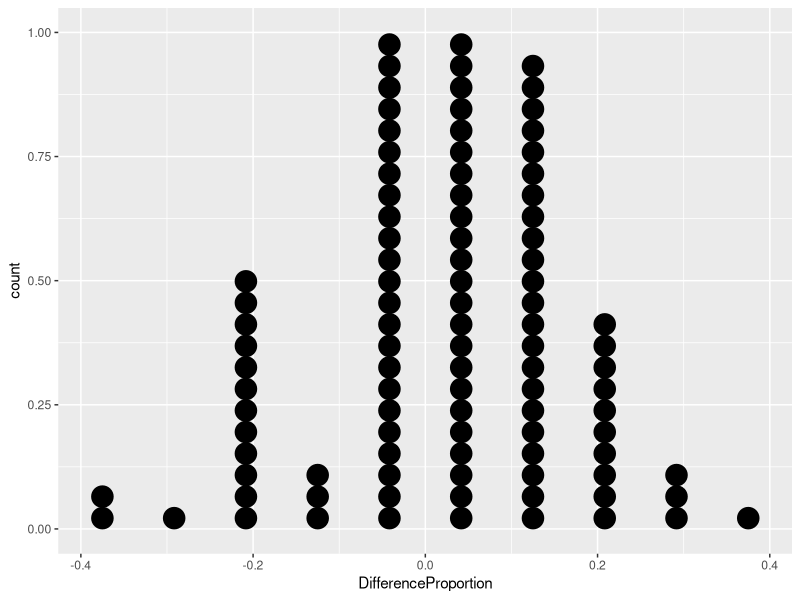

This figure's R source:
# ---- 0. Setup and load libraries, if any ----

library(ggplot2)  # load the graphing library

if(!require("rstudioapi")) install.packages("rstudioapi")
setwd(dirname(getSourceEditorContext()$path))  # set working directory


# ---- 1. Generate data ----

# Our dataset consists of 24 male and 24 female employees (48 total)
# Of these, 21 male employees were promoted (and 3 not promoted), while
# 14 female employees were promoted (and 10 not promoted):
#
#           Yes (promoted)    No (not promoted)   Total
# Male         21                   3              24
# Female       14                  10              24  
#

# We take 21+14 "yes" and 3+10 "no" as the total
data <- c(rep("yes", 35), rep("no", 13))
head(data)


# ---- 2. Setting the null and alternative hypotheses ----

# What are the null and alternative hypotheses in this study?
#
# Based on the data, 21/24=87.5% of male employees were promoted,
# while 14/24=58.33% of female employees were promoted, leading to a difference
# in proportions of 29.167%. 
#
# H0: The employees' gender and their promotion outcomes are independent.
# That is, they have no relationship and the observed difference between the 
# proportion of employees who were promoted in each group, 29.167%, is due to 
# chance.
#
# Ha: The employees' gender and their promotion outcomes are dependent. That is,
# the observed promotion outcomes are not due to chance and gender had an effect.


# ---- 3. Sampling once from the study population ----

# Randomly sample the male and female employees, independent of outcome
# (i.e. under the null hypothesis):
index <- sample(1:length(data), 24) 
Male <- data[index]
Female <- data[-index]

# Create a contingency table

group <- c(rep("Male", length(Male)), rep("Female", length(Female)))
outcome <- c(Male, Female)
df <- data.frame(Group = group, Outcome = outcome)
df_table <- table(df)
df_table

# Get the sample proportions and difference

ratio1 = df_table[3] / 24
ratio2 = df_table[4] / 24
ratio2-ratio1


# ---- 4. Repeat the sampling many times in a simulation ----

# First, create a function for sampling (like we did above):

simulation <- function() {
  index <- sample(1:48, 24)
  Male <- data[index]
  Female <- data[-index]
  
  group <- c(rep("Male", length(Male)), rep("Female", length(Female)))
  outcome <- c(Male, Female)
  
  df <- data.frame(Group = group, Outcome = outcome)
  df_table <- table(df)

  ratio1 = df_table[3] / 24
  ratio2 = df_table[4] / 24
  result <- ratio2-ratio1
  
  return(result)
}

# Now repeat many times:

Nsim <- 100
simulated_rates <- rep(0, Nsim)

for(i in 1:Nsim) {
  simulated_rates[i] <- simulation()
}

# Plot the results:

simulation_df <- data.frame(DifferenceProportion=simulated_rates)
ggplot(data=simulation_df, aes(x=DifferenceProportion)) +
  geom_dotplot()

# What can we conclude?
